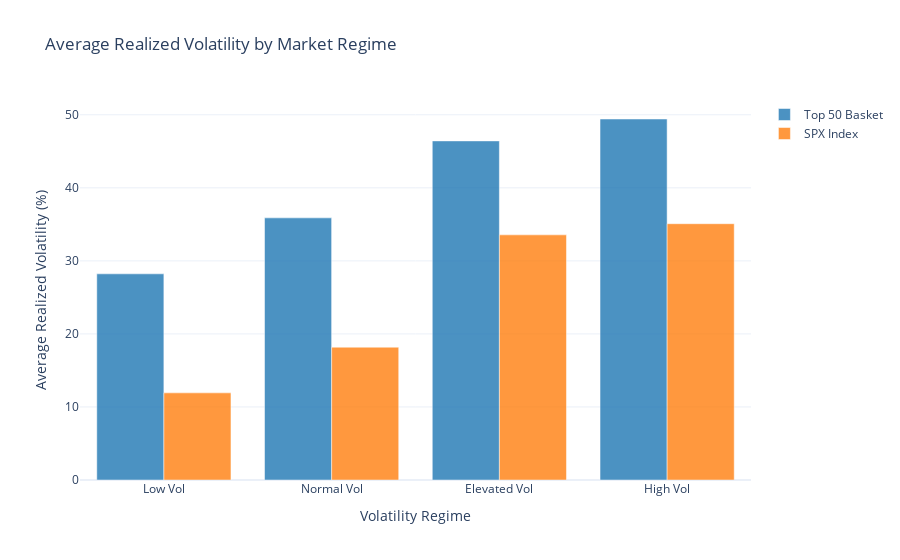

Notebook code for this chart:
### Markdown cell above
#### Regime Analysis

### Code cell
# Analyze volatility differences by market regime
if len(comparison_252d) > 0:
    print(f"\n🎭 VOLATILITY REGIME ANALYSIS")
    print("=" * 50)
    
    # Define volatility regimes based on SPX volatility
    comparison_252d['spx_vol_regime'] = pd.cut(
        comparison_252d['spx_realized_vol'],
        bins=[0, 15, 25, 35, float('inf')],
        labels=['Low Vol', 'Normal Vol', 'Elevated Vol', 'High Vol']
    )
    
    comparison_252d['vol_difference'] = comparison_252d['basket_realized_vol'] - comparison_252d['spx_realized_vol']
    
    # Calculate regime statistics
    regime_stats = comparison_252d.groupby('spx_vol_regime').agg({
        'basket_realized_vol': ['mean', 'std', 'count'],
        'spx_realized_vol': ['mean', 'std'],
        'vol_difference': ['mean', 'std']
    }).round(2)
    
    print("Volatility by Market Regime (252-day):")
    print(regime_stats)
    
    # Create regime comparison chart
    regime_summary = comparison_252d.groupby('spx_vol_regime').agg({
        'basket_realized_vol': 'mean',
        'spx_realized_vol': 'mean',
        'vol_difference': 'mean'
    }).reset_index()
    
    fig = go.Figure()
    
    fig.add_trace(go.Bar(
        x=regime_summary['spx_vol_regime'],
        y=regime_summary['basket_realized_vol'],
        name='Top 50 Basket',
        marker_color='#1f77b4',
        opacity=0.8
    ))
    
    fig.add_trace(go.Bar(
        x=regime_summary['spx_vol_regime'],
        y=regime_summary['spx_realized_vol'],
        name='SPX Index',
        marker_color='#ff7f0e',
        opacity=0.8
    ))
    
    fig.update_layout(
        title='Average Realized Volatility by Market Regime',
        xaxis_title='Volatility Regime',
        yaxis_title='Average Realized Volatility (%)',
        barmode='group',
        template='plotly_white'
    )
    
    fig.show()

### Figure 1 — Plotly figure (JSON) as saved in the notebook; plotly's stock layout.template omitted (floating-point values rounded to 4 significant figures)
{"data": [{"marker": {"color": "#1f77b4"}, "name": "Top 50 Basket", "opacity": 0.8, "type": "bar", "x": ["Low Vol", "Normal Vol", "Elevated Vol", "High Vol"], "y": [28.22, 35.89, 46.43, 49.42]}, {"marker": {"color": "#ff7f0e"}, "name": "SPX Index", "opacity": 0.8, "type": "bar", "x": ["Low Vol", "Normal Vol", "Elevated Vol", "High Vol"], "y": [11.93, 18.18, 33.56, 35.09]}], "layout": {"barmode": "group", "title": {"text": "Average Realized Volatility by Market Regime"}, "xaxis": {"title": {"text": "Volatility Regime"}}, "yaxis": {"title": {"text": "Average Realized Volatility (%)"}}}}
